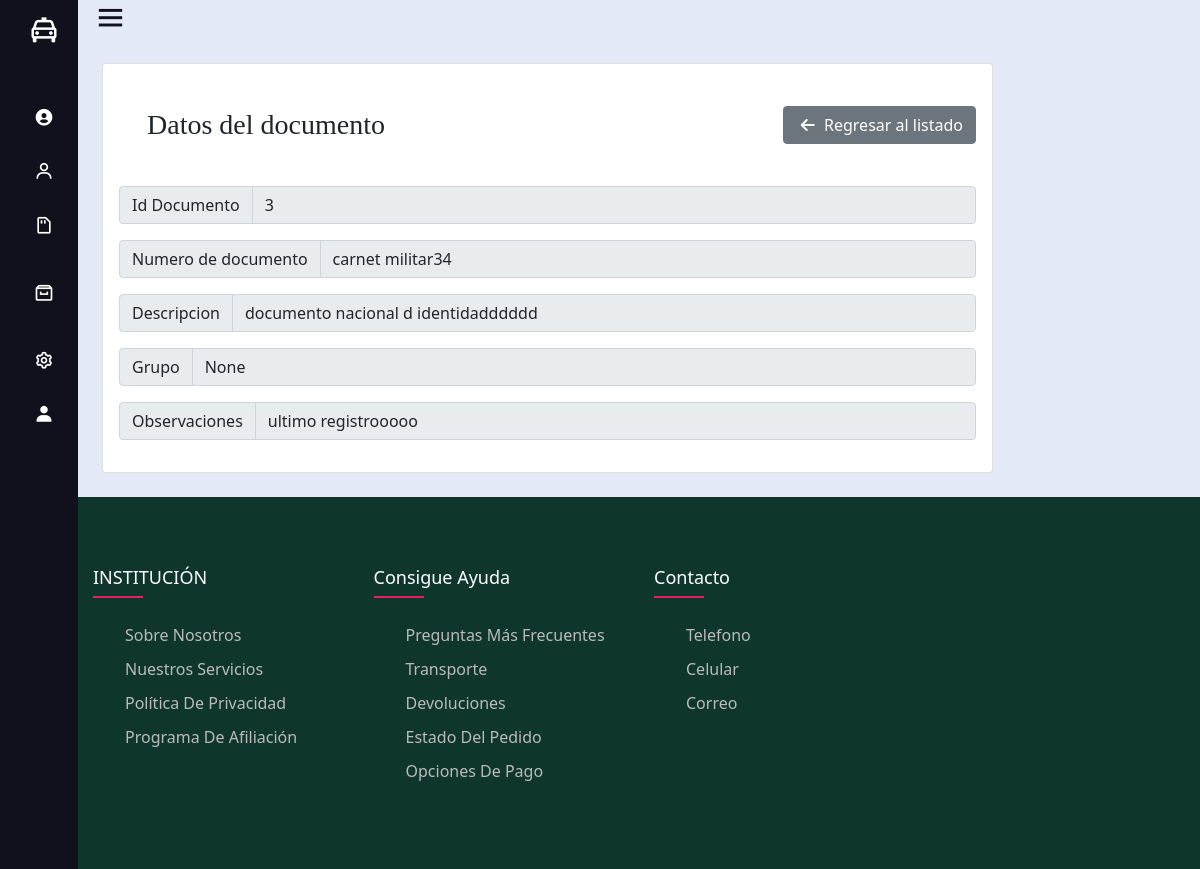
/documentTypeORI/view/3 (signed in), run on the app's committed database.
### Aplicacion1/models.py (models this page shows)
class Tipodocori(models.Model):
    id = models.AutoField(db_column='Id', primary_key=True)  # Field name made lowercase.
    documento = models.CharField(db_column='Documento', max_length=100)  # Field name made lowercase.
    descripcion = models.CharField(db_column='Descripcion', max_length=200, blank=True, null=True)  # Field name made lowercase.
    grupo = models.CharField(db_column='Grupo', max_length=200, blank=True, null=True)  # Field name made lowercase.
    activo = models.IntegerField(db_column='Activo', blank=True, null=True)  # Field name made lowercase.
    estado = models.IntegerField(db_column='Estado')  # Field name made lowercase.
    obs = models.CharField(db_column='Obs', max_length=200, blank=True, null=True)  # Field name made lowercase.
    idusercrea = models.IntegerField(db_column='IdUserCrea', blank=True, null=True)  # Field name made lowercase.
    idusermodifica = models.IntegerField(db_column='IdUserModifica', blank=True, null=True)  # Field name made lowercase.
    fechacrea = models.DateTimeField(db_column='FechaCrea', blank=True, null=True)  # Field name made lowercase.
    fechamodifica = models.DateTimeField(db_column='FechaModifica', blank=True, null=True)  # Field name made lowercase.
    maqcrea = models.CharField(db_column='MaqCrea', max_length=50, blank=True, null=True)  # Field name made lowercase.
    maqmodifica = models.CharField(db_column='MaqModifica', max_length=50, blank=True, null=True)  # Field name made lowercase.
    class Meta:
        managed = True
        db_table = 'TipoDocORI'

### Aplicacion1/views.py (the view)
# urls.py: path('documentTypeORI/view/<id>', views.viewTipoDocumentoORI, name = "viewTypeDocumentORI"),
@login_required(login_url='signin')
def viewTipoDocumentoORI(request, id):
	TiposdocumentoORI=Tipodocori.objects.get(id=id)
	return render(request,'paginas/tipo_doc_ori/view.html', {"tipoDocumentoORI": TiposdocumentoORI})

### Aplicacion1/templates/paginas/tipo_doc_ori/view.html (shortened to what this page needs)
{% extends '../../layout.html' %}
{% block content %}
<div class="row">
    <div class="col-md-10">
        <div class="card">
            <div class="card-body">
                <div class="d-flex bd-highlight mb-3 align-items-center">
                    <div class="me-auto bd-highlight align-self-end p">
                        <h3 class="title-card">Datos del documento</h3>
                    </div>
                    <div class="bd-highlight">
                        <a href="{% url 'listDocumentsORI' %}" class="btn btn-secondary"><i class="fas fa-arrow-left"></i> Regresar al listado</a>
                    </div>
                </div>
                <div class="input-group mb-3">
                    <span class="input-group-text" id="basic-addon3">Id Documento</span>
                    <input type="text" class="form-control" id="basic-url" aria-describedby="basic-addon3" value="{{tipoDocumentoORI.id}}" disabled>
                </div>
                <div class="input-group mb-3">
                    <span class="input-group-text" id="basic-addon3">Numero de documento</span>
                    <input type="text" class="form-control" id="basic-url" aria-describedby="basic-addon3" value="{{tipoDocumentoORI.documento}}" disabled>
                </div>
                <div class="input-group mb-3">
                    <span class="input-group-text" id="basic-addon3">Descripcion</span>
                    <input type="text" class="form-control" id="basic-url" aria-describedby="basic-addon3" value="{{tipoDocumentoORI.descripcion}}" disabled>
                </div>
                <div class="input-group mb-3">
                    <span class="input-group-text" id="basic-addon3">Grupo</span>
                    <input type="text" class="form-control" id="basic-url" aria-describedby="basic-addon3" value="{{tipoDocumentoORI.grupo}}" disabled>
                </div>
                <div class="input-group mb-3">
                    <span class="input-group-text" id="basic-addon3">Observaciones</span>
                    <input type="text" class="form-control" id="basic-url" aria-describedby="basic-addon3" value="{{tipoDocumentoORI.obs}}" disabled>
                </div>
            </div>
        </div>
    </div>
</div>
{% endblock %}

### ProyectoPNP/static/assets/css/style.css (style rules this page uses)
body { background-color: white; }
i { margin: 0px 5px; }
.title-card { font-family: 'Sahitya', serif; margin: 1em; }
.row { display: flex; flex-wrap: wrap; }

### data on the page
Tipodocori: id "3", documento "carnet militar34", descripcion "documento nacional d identidadddddd", grupo "None", obs "ultimo registrooooo"
